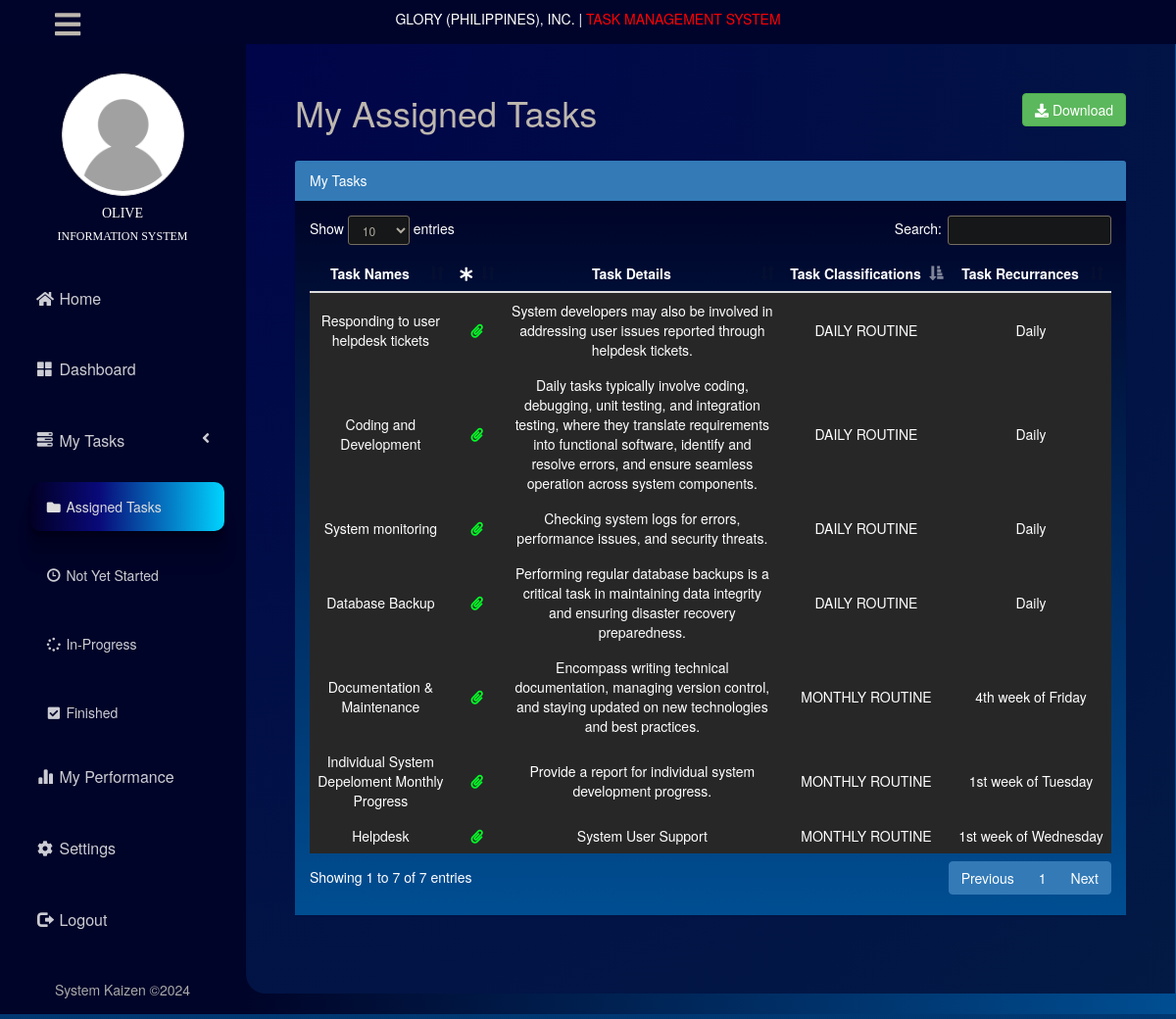
Page /employee/my_tasks.php (signed in) on the committed database.
### tables this page shows
CREATE TABLE `accounts` (
  `id` int(11) NOT NULL,
  `card` varchar(15) NOT NULL,
  `username` varchar(50) NOT NULL,
  `password` varchar(255) NOT NULL,
  `fname` varchar(50) NOT NULL,
  `lname` varchar(50) NOT NULL,
  `email` varchar(50) NOT NULL,
  `access` varchar(50) NOT NULL,
  `sec_id` varchar(20) NOT NULL,
  `status` tinyint(1) NOT NULL,
  `file_name` varchar(255) NOT NULL
);

CREATE TABLE `section` (
  `id` int(11) NOT NULL,
  `sec_id` varchar(20) NOT NULL,
  `sec_name` varchar(50) NOT NULL,
  `dept_id` int(3) NOT NULL,
  `status` tinyint(1) NOT NULL
);

CREATE TABLE `tasks` (
  `id` int(50) NOT NULL,
  `task_name` varchar(255) NOT NULL,
  `task_class` varchar(255) NOT NULL,
  `task_details` varchar(255) DEFAULT NULL,
  `task_for` varchar(255) NOT NULL,
  `requirement_status` int(11) NOT NULL DEFAULT '0',
  `in_charge` varchar(150) NOT NULL,
  `submission` varchar(255) DEFAULT NULL
);

CREATE TABLE `task_class` (
  `id` int(50) NOT NULL,
  `task_class` varchar(50) NOT NULL
);

### include/auth.php (called while the page is built, shortened)
<?php
	if (!isset($_SESSION['SESS_MEMBER_ID']) || (trim($_SESSION['SESS_MEMBER_ID']) == '')) {
		header('location: ../include/session_expired.php');
		exit();
	}
	else {
		$username = $_SESSION['SESS_MEMBER_USERNAME'];
	}
?>

### employee/my_tasks.php (the view, shortened to what this page needs)
<?php
include('../include/header_employee.php');
?>
<html>
<link href="../vendor/font-awesome/css/fontawesome.css" rel="stylesheet">
<link href="../vendor/font-awesome/css/brands.css" rel="stylesheet">
<link href="../vendor/font-awesome/css/solid.css" rel="stylesheet">
<link href="../assets/css/darkmode.css" rel="stylesheet">
<head>
</head>
<div id="content" class="p-4 p-md-5 pt-5">
    <div id="wrapper">
        <div id="page-wrapper">
            <div class="row">
                <div class="col-lg-12">
                    <h1 class="page-header">My Assigned Tasks
                        <a href='my_tasks_xls.php?id=<?php echo $username?>'> <button
                                class='btn btn-md btn-success pull-right'><i class='fas fa-download'></i> Download</button></a>
                    </h1>
                </div>
            </div>
            <div class="row">
                <div class="col-lg-12">
                    <div class="panel panel-primary">
                        <div class="panel-heading">
                            My Tasks
                        </div>
                        <div class="panel-body">
                            <div class="table-responsive">
                                <table width="100%" class="table table-dark" id="table">
                                    <thead>
                                        <tr>
                                            <th scope="col"> Task Names </th>
                                            <th scope='col' title='Legend'> <i class='fa fa-asterisk' /> </th>
                                            <th scope="col"> Task Details </th>
                                            <th scope="col"> Task Classifications </th>
                                            <th scope="col"> Task Recurrances </th>
                                        </tr>
                                    </thead>
                                    <tbody id="tbody">
                                    <?php
                                    $result = mysqli_query($con,"SELECT *, tasks.id FROM tasks JOIN task_class ON task_class.id=tasks.task_class WHERE in_charge='$username'");
                                    if (mysqli_num_rows($result)>0) {
                                        while ($row = $result->fetch_assoc()) {
                                            $task_name = $row['task_name'];
                                            $task_details = $row['task_details'];
                                            $task_class = $row['task_class'];
                                            $due_date = $row['submission'];
                                            echo "<tr>
                                                <td id='normalwrap'><center />" . $task_name . "</td>";
                                                if ($row['requirement_status'] == 1) {
                                                    echo "<td> <span style='color: #00ff26'><i class='fa fa-paperclip' title='Attachment Required'></i></span></td>";
                                                }
                                                else {
                                                    echo "<td> </td>";
                                                }
                                                echo "
                                                <td id='normalwrap'> " . $task_details . "</td>
                                                <td><center />" . $task_class . "</td>
                                                <td><center />" . $due_date . "</td>
                                            </tr>";
                                        }
                                    }
                                    ?>
                                    </tbody>
                                </table>
                            </div>
                        </div>
                    </div>
                </div>
            </div>
        </div>
    </div>
</div>
</html>

### include/header_employee.php (shortened to what this page needs)
<!DOCTYPE html>
<html lang="en">
<?php
	include('../include/auth.php');
?>
	<head>
		<link href="../vendor/bootstrap/css/bootstrap.css" rel="stylesheet">
		<link href="../vendor/metisMenu/metisMenu.min.css" rel="stylesheet">
		<link href="../assets/css/sb-admin-2.css" rel="stylesheet">
		<link href="../vendor/morrisjs/morris.css" rel="stylesheet">
		<link href="../vendor/font-awesome/css/font-awesome.min.css" rel="stylesheet" type="text/css">
		<link href="../assets/css/select2.min.css" rel="stylesheet">
		<link href="../assets/css/jquery-ui.min.css" rel="stylesheet">
		<link href="../assets/css/dataTables.bootstrap.css" rel="stylesheet">
		<link rel="stylesheet" href="../assets/css/bootstrap-select.css">
		<?php
			$con->next_result();
			$query = mysqli_query($con, "SELECT * FROM accounts INNER JOIN  section ON section.sec_id=accounts.sec_id WHERE username='$username' ");
			if (mysqli_num_rows($query)>0) {
			    while ($row = $query->fetch_assoc()) {
				$fname = $row['fname'];
				$sec = $row['sec_name'];
					if (empty($row["file_name"])) {
						$imageURL = '../assets/img/user-profiles/nologo.png';
					} else {
						$imageURL = '../assets/img/user-profiles/'.$row["file_name"];
					}
			    }
			}
			?>
	</head>
	<nav class="navbar navbar-default navbar-static-top" role="navigation" style="margin-bottom: 0; margin-top: -5px;">
		<div class="navbar-header">
			<button type="button" id="sidebarCollapse" class="pull-left" style="border: none">
			<i class="fa fa-bars" style="font-size: 30px;"></i>
			</button>
			<a class="navbar-brand" href="index.php">
				<p class="text-primary" title="Task Management System">GLORY (PHILIPPINES), INC. | <font color="red"> TASK MANAGEMENT SYSTEM</font></p>
			</a>
		</div>
	</nav>
	<div class="wrapper d-flex align-items-stretch">
	<nav id="sidebar">
		<div class="p-4 pt-5">
			<div class="prof" style="font-family: 'Trebuchet MS'; margin-top: 50px;text-align: center;">
				<div class="logo">
					<img src="<?php echo $imageURL; ?>" class="avatar img-circle img-thumbnail" alt="">
				</div>
				<h5 style="text-align: center; cursor: default"><?php echo $fname?></h5>
				<h6 style="text-align: center; cursor: default"><?php echo $sec?></h6>
			</div>
			<ul class="nav" id="side-menu">
				<li>
					<a href="../include/home.php"><i class="fa fa-home fa-fw"></i> Home</a>
				</li>
				<li>
					<a href="index.php"><i class="glyphicon glyphicon-th-large fa-fw"></i> Dashboard</a>
				</li>
				<li>
					<a href="#"><i class="glyphicon glyphicon-tasks fa-fw"></i> My Tasks<span class="fa arrow"></span></a>
					<ul class="nav nav-second-level">
						<li>
							<a href="my_tasks.php"><i class="fa fa-folder fa-fw"></i> Assigned Tasks</a>
						</li>
						<li>
							<a href="task_details.php?status=NOT YET STARTED"><i class="glyphicon glyphicon-time fa-fw"></i> Not Yet Started</a>
						</li>
						<li>
							<a href="task_details.php?status=IN PROGRESS"><i class="fa fa-spinner fa-fw"></i> In-Progress</a>
						</li>
						<li>
							<a href="task_details.php?status=FINISHED"><i class="fa fa-check-square fa-fw"></i> Finished</a>
						</li>
					</ul>
				</li>
				<li>
					<a href="my_performance.php"><i class="glyphicon glyphicon-stats fa-fw"></i> My Performance</a>
				</li>
				<li>
					<a href="../include/user_profile.php" style="margin-top: 0"><i class="fa fa-cog fa-fw"></i> Settings</a>
				</li>
				<li>
					<a href="../include/logout.php"><i class="glyphicon glyphicon-log-out fa-fw"></i> Logout</a>
				</li>
			</ul>
			<div class="footer">
				<p>
					System Kaizen &copy;<script>document.write(new Date().getFullYear());</script> <br></a>
				</p>
			</div>
		</div>
	</nav>

### assets/css/sb-admin-2.css (style rules this page uses)
html, body { width: 100%; color-scheme: dark !important; background: #000428; background: -webkit-linear-gradient(to bottom, #004e92, #000428); background: linear-gradient(to bottom, #004e92, #000428); }
#wrapper { width: 100%; }
#page-wrapper { height: 100vh; padding: 20px 50px; }
#sidebar ul li a.active { color: #ddd; background: rgb(2, 0, 36); background: linear-gradient( 90deg, rgba(2, 0, 36, 1) 0%, rgba(9, 9, 121, 1) 35%, rgba(0, 212, 255, 1) 100% ); box-shadow: rgba(0, 0, 0, 0.09) 0px 2px 1px, rgba(0, 0, 0, 0.09) 0px 4px 2px, rgba(0, 0, 0, 0.09) 0px 8px 4px, rgba(0, 0, 0, 0.09) 0px 16px 8px, rgba(0, 0, 0, 0.09) 0px 32px 16px; border-radius: 10px; }
table.dataTable thead .sorting, table.dataTable thead .sorting_asc, table.dataTable thead .sorting_desc, table.dataTable thead .sorting_asc_disabled, table.dataTable thead .sorting_desc_disabled { background: transparent; }
table.dataTable thead .sorting_asc:after { content: "\f0de"; float: right; font-family: fontawesome; }
table.dataTable thead .sorting:after { content: "\f0dc"; float: right; font-family: fontawesome; color: rgba(50, 50, 50, 0.5); }
.d-flex { display: -webkit-box !important; display: -ms-flexbox !important; display: flex !important; }
.p-4 { padding: 0.1rem !important; }
.pt-5, .py-5 { padding-top: 3rem !important; }
#sidebar { min-width: 250px; max-width: 250px; background: #000428; color: #fff; -webkit-transition: all 0.3s; -o-transition: all 0.3s; transition: all 0.3s; position: relative; }
#sidebar ul li { font-size: 16px; }
#sidebar ul li>ul { margin-left: 10px; margin-top: -25px; margin-bottom: -25px; }
#sidebar ul li>ul li { font-size: 14px; }
#sidebar ul li a { padding: 15px 15px; display: block; color: rgba(255, 255, 255, 0.8); text-decoration: none; }
#sidebar .arrow { float: right; }
#sidebar .fa.arrow:before { content: "\f104"; }
.logo img { width: 125px; height: 125px; object-fit: cover; margin: 0; }
#sidebarCollapse { margin-left: 50px; position: absolute; background-color: #00042b; }
.footer { text-align: center; color: darkgrey; }
#content { width: 100%; padding: 0; -webkit-transition: all 0.3s; -o-transition: all 0.3s; transition: all 0.3s; background: #000428; background: -webkit-linear-gradient(to left, #004e92, #000428); background: linear-gradient(to left, #004e92, #000428); }
#normalwrap { white-space: normal; }

### assets/css/darkmode.css (style rules this page uses)
html { background-color: rgb(0, 4, 73); }
.navbar-default { background-color: rgb(0, 4, 73); border-color: transparent; border-color: transparent; }
a { color: rgb(151, 151, 151); }
.page-header { border-bottom-color: rgb(53, 57, 59); margin-top: 50px; }
.panel-primary { border-color: rgb(40, 96, 145); }
.panel { background-color: rgb(39, 39, 39); border-color: transparent; box-shadow: rgba(0, 0, 0, 0.05) 0px 1px 1px; }
td { background-color: rgb(39, 39, 39); }
#page-wrapper { background: radial-gradient(circle at top left, rgba(0, 4, 73, 1), rgba(2.497, 26.042, 68.326, 1)); background: -webkit-radial-gradient(circle at top left, rgba(0, 4, 73, 1), rgba(2.497, 26.042, 68.326, 1)); background: -moz-radial-gradient(circle at top left, rgba(0, 4, 73, 1), rgba(2.497, 26.042, 68.326, 1)); border: none !important; border-bottom-left-radius: 20px; height: auto; }

### rows in the picture
accounts: fname "OLIVE", section.sec_name "INFORMATION SYSTEM"
tasks: task_name "Responding to user helpdesk tickets", requirement_status 1 (drawn), task_details "System developers may also be involved in addressing user issues reported through helpdesk tickets.", task_class.task_class "DAILY ROUTINE", submission "Daily"
tasks: task_name "Coding and Development", requirement_status 1 (drawn), task_details "Daily tasks typically involve coding, debugging, unit testing, and integration testing, where they translate requirements into functional software, identify and resolve errors, and ensure seamless operation across system components.", task_class.task_class "DAILY ROUTINE", submission "Daily"
tasks: task_name "System monitoring", requirement_status 1 (drawn), task_details "Checking system logs for errors, performance issues, and security threats.", task_class.task_class "DAILY ROUTINE", submission "Daily"
tasks: task_name "Database Backup", requirement_status 1 (drawn), task_details "Performing regular database backups is a critical task in maintaining data integrity and ensuring disaster recovery preparedness.", task_class.task_class "DAILY ROUTINE", submission "Daily"
tasks: task_name "Documentation & Maintenance", requirement_status 1 (drawn), task_details "Encompass writing technical documentation, managing version control, and staying updated on new technologies and best practices.", task_class.task_class "MONTHLY ROUTINE", submission "4th week of Friday"
tasks: task_name "Individual System Depeloment Monthly Progress", requirement_status 1 (drawn), task_details "Provide a report for individual system development progress.", task_class.task_class "MONTHLY ROUTINE", submission "1st week of Tuesday"
tasks: task_name "Helpdesk", requirement_status 1 (drawn), task_details "System User Support", task_class.task_class "MONTHLY ROUTINE", submission "1st week of Wednesday"
